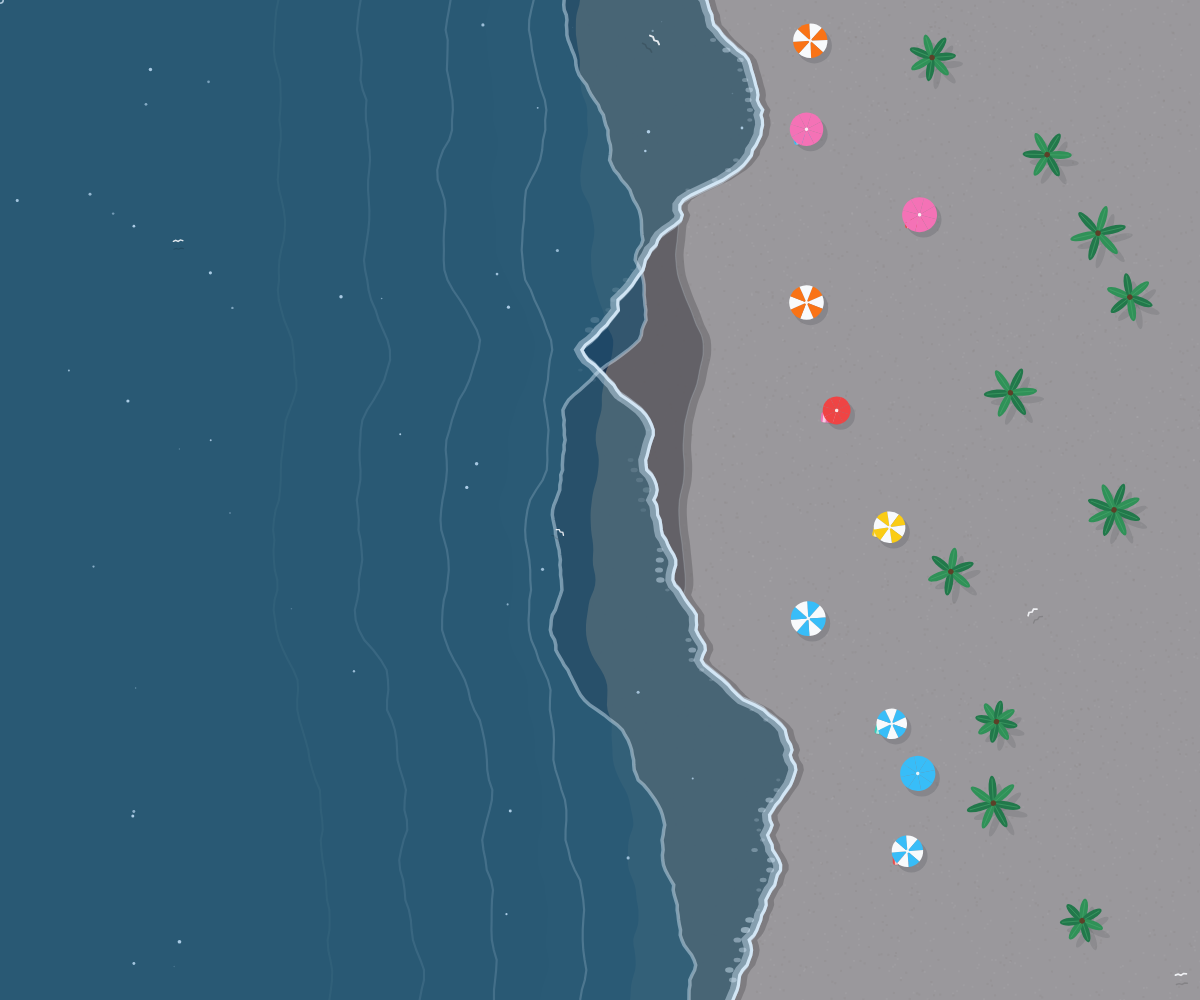
Frame 1 (no input)
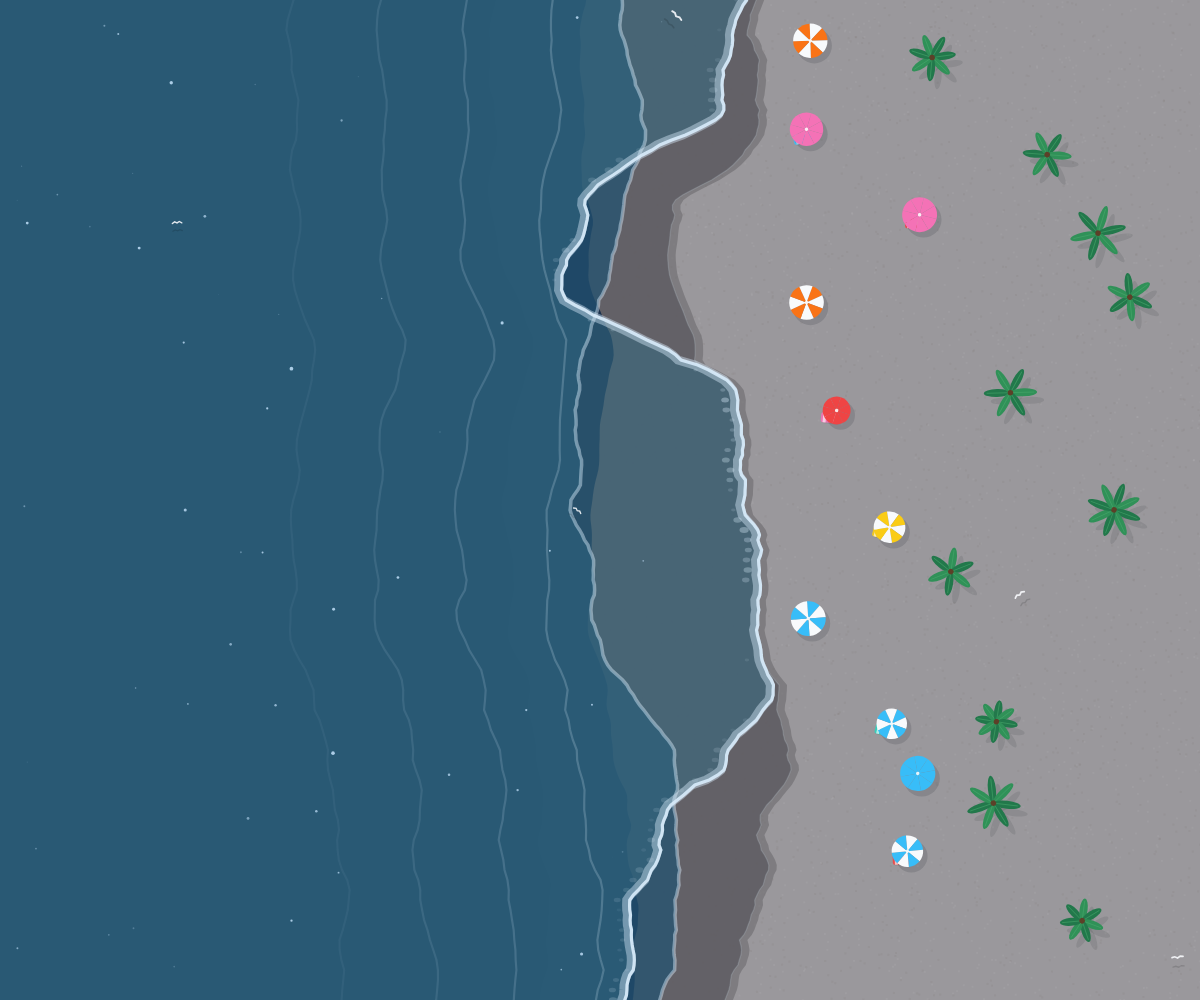
Frame 60 (no input)
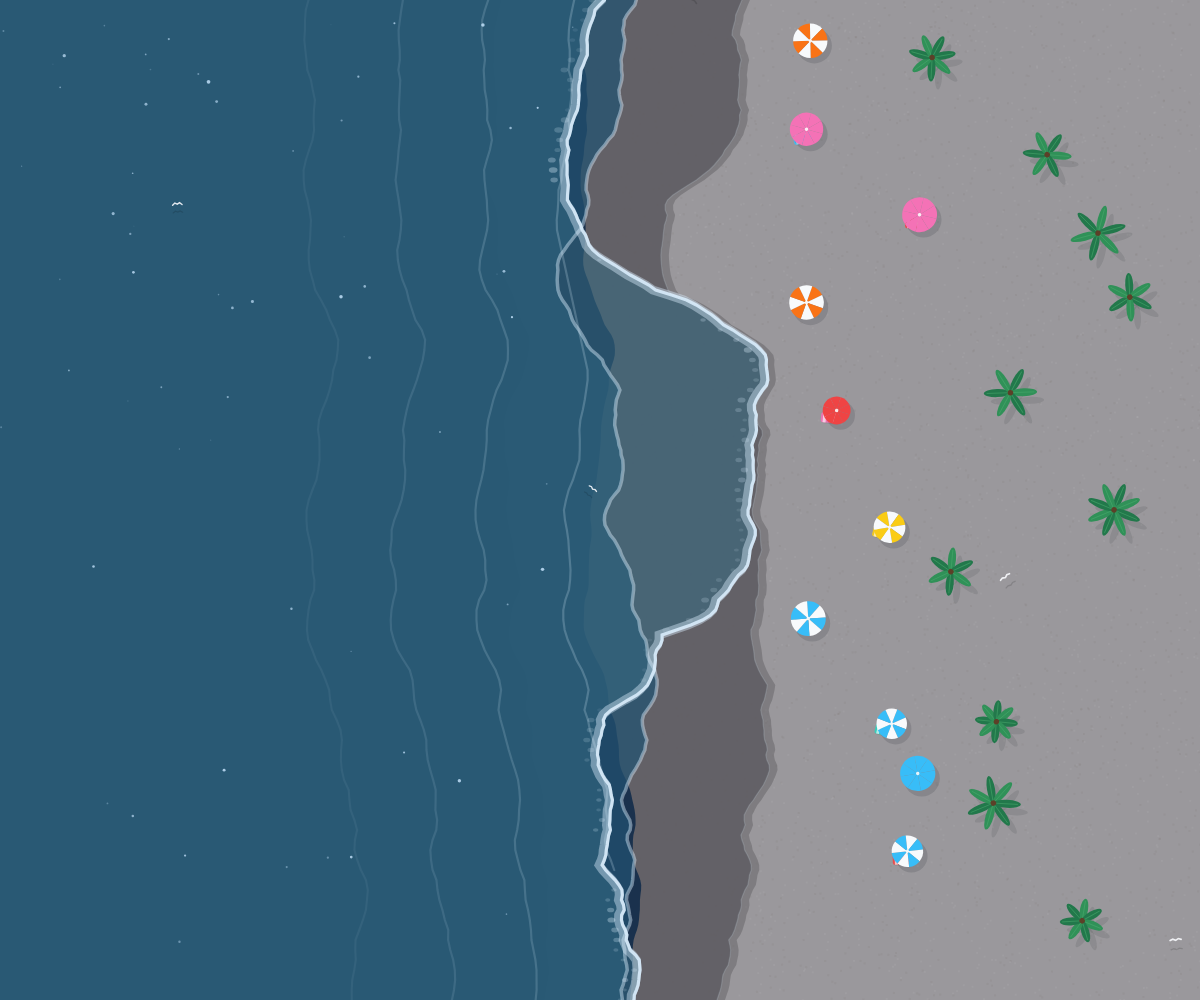
Frame 120 (the mouse pressed at the canvas centre since frame 60)

The p5.js sketch that drew these frames (run headless with seeded random() and noise() and a simulated clock; from frame 60 on, the mouse is pressed at the canvas centre):

// p5.js sketch
// ── sketch.js
/**
 * Orla da Praia Procedural — Arte Visual Relaxante em p5.js
 * 
 * Características:
 * - Visão aérea (Top-Down) com geração procedural via Perlin Noise
 * - Ciclo de iluminação automático baseado na hora do sistema (hour()):
 *     • Dia (06h às 15h59): Sol Tropical
 *     • Tarde (16h às 18h59): Entardecer Dourado
 *     • Noite (19h às 05h59): Luar Sereno
 * - Parâmetros calibrados no padrão médio (Ritmo Calmo, Maré Média, Curvatura Orgânica)
 * - Sem menus ou controles visuais (UI 100% limpa)
 * 
 * Interações sutis:
 * - Mover ou arrastar o mouse na água cria ondulações suaves
 * - Duplo clique gera uma nova orla aleatória
 */

// Parâmetros fixos no padrão médio
const STEP_Y = 5;
const WAVE_SPEED = 0.010;      // Ritmo das Ondas: Calmo/Médio
const TIDE_RANGE = 95;         // Alcance da Maré: Médio
const COAST_CURVATURE = 110;   // Curvatura da Costa: Orgânica

let beachSeed;
let timeOffset = 0;
let rows = [];
let sandTextureGraphics;
let beachUmbrellas = [];
let palmTrees = [];
let seaSparkles = [];
let interactiveRipples = [];
let seagulls = [];

// Paletas de cores para Dia, Tarde e Noite
const palettes = {
  day: { // 06h - 15h59 (Sol Tropical)
    deepWater: [10, 58, 94],
    midWater: [17, 112, 152],
    shallowWater: [56, 182, 196],
    foam: [248, 252, 255],
    wetSand: [194, 168, 126],
    drySand: [238, 219, 180],
    sparkle: [255, 255, 255],
    shadowAlpha: 55
  },
  afternoon: { // 16h - 18h59 (Entardecer)
    deepWater: [24, 38, 72],
    midWater: [58, 80, 118],
    shallowWater: [118, 146, 158],
    foam: [255, 238, 220],
    wetSand: [172, 134, 102],
    drySand: [228, 186, 142],
    sparkle: [255, 215, 150],
    shadowAlpha: 70
  },
  night: { // 19h - 05h59 (Luar Sereno)
    deepWater: [7, 19, 38],
    midWater: [15, 42, 74],
    shallowWater: [34, 82, 114],
    foam: [215, 235, 250],
    wetSand: [106, 104, 108],
    drySand: [154, 152, 156],
    sparkle: [200, 230, 255],
    shadowAlpha: 35
  }
};

function setup() {
  createCanvas(max(100, windowWidth), max(100, windowHeight));
  pixelDensity(min(displayDensity(), 2));

  beachSeed = floor(random(1000, 9999));

  initSandTexture();
  buildCoastline();
  initSparkles();
  initSeagulls();
}

function draw() {
  if (width <= 0 || height <= 0) return;

  // Seleciona a paleta automaticamente conforme a hora do computador
  const pal = getSystemTimePalette();
  timeOffset += WAVE_SPEED;

  // 1. Fundo de areia seca + textura granulada sutil
  background(pal.drySand[0], pal.drySand[1], pal.drySand[2]);
  if (
    sandTextureGraphics &&
    sandTextureGraphics.width > 0 &&
    sandTextureGraphics.height > 0 &&
    sandTextureGraphics.elt &&
    sandTextureGraphics.elt.width > 0 &&
    sandTextureGraphics.elt.height > 0
  ) {
    image(sandTextureGraphics, 0, 0, width, height);
  }

  // 2. Atualiza a física das ondas e secagem da areia molhada
  updateWavePhysics();

  // 3. Desenha a faixa de areia molhada deixada pela maré
  drawWetSandZone(pal);

  // 4. Desenha as camadas de profundidade do oceano
  drawOceanLayers(pal);

  // 5. Desenha a espuma orgânica e o rendilhado na beira
  drawFoamAndWash(pal);

  // 6. Desenha brilhos na água e ondulações do mouse
  drawWaterSparklesAndRipples(pal);

  // 7. Desenha guarda-sóis, esteiras e coqueiros
  drawBeachDecorations(pal);

  // 8. Desenha gaivotas sobrevoando a costa
  drawSeagulls();
}

// Detecta a hora atual do sistema (0 a 23) e retorna a paleta correspondente
function getSystemTimePalette() {
  const h = hour();
  if (h >= 6 && h < 16) {
    return palettes.day;       // Manhã e início da tarde (06:00 às 15:59)
  } else if (h >= 16 && h < 19) {
    return palettes.afternoon; // Fim de tarde / Pôr do sol (16:00 às 18:59)
  } else {
    return palettes.night;     // Noite e madrugada (19:00 às 05:59)
  }
}

// Cria textura de grãos de areia em um buffer separado para alta performance
function initSandTexture() {
  const safeW = max(1, floor(width));
  const safeH = max(1, floor(height));

  if (sandTextureGraphics) {
    sandTextureGraphics.remove();
  }

  sandTextureGraphics = createGraphics(safeW, safeH);
  sandTextureGraphics.clear();
  sandTextureGraphics.noStroke();

  const grainCount = floor((safeW * safeH) / 140);
  for (let i = 0; i < grainCount; i++) {
    const x = random(safeW);
    const y = random(safeH);
    if (random() > 0.5) {
      sandTextureGraphics.fill(255, 255, 255, 14);
    } else {
      sandTextureGraphics.fill(80, 60, 40, 13);
    }
    sandTextureGraphics.rect(x, y, 2, 2);
  }
}

// Constrói o recorte aleatório da costa e posiciona elementos na areia
function buildCoastline() {
  noiseSeed(beachSeed);
  randomSeed(beachSeed);

  rows = [];
  const baseCoastX = width * 0.56;

  for (let y = -STEP_Y * 2; y <= height + STEP_Y * 2; y += STEP_Y) {
    const n1 = noise(y * 0.0022, 10.5) - 0.5;
    const n2 = noise(y * 0.0085, 25.2) - 0.5;
    const offset = n1 * COAST_CURVATURE * 2.2 + n2 * (COAST_CURVATURE * 0.45);
    const shoreX = baseCoastX + offset;

    rows.push({
      y: y,
      baseShoreX: shoreX,
      waveX: shoreX,
      prevWaveX: shoreX,
      secondaryWaveX: shoreX - 45,
      wetMaxX: shoreX + 20,
      foamIntensity: 0
    });
  }

  beachUmbrellas = [];
  palmTrees = [];

  const umbrellaColors = [
    [239, 68, 68],
    [56, 189, 248],
    [250, 204, 21],
    [249, 115, 22],
    [45, 212, 191],
    [244, 114, 182]
  ];

  // Guarda-sóis na areia seca
  for (let y = 55; y < height - 55; y += random(55, 115)) {
    const rowIdx = constrain(floor(y / STEP_Y), 0, rows.length - 1);
    const safeSandStartX = rows[rowIdx].baseShoreX + TIDE_RANGE + 38;

    if (safeSandStartX < width - 45) {
      const ux = random(safeSandStartX, min(safeSandStartX + 140, width - 35));
      const uy = y + random(-15, 15);
      beachUmbrellas.push({
        x: ux,
        y: uy,
        radius: random(13, 18),
        color: random(umbrellaColors),
        striped: random() > 0.35,
        angle: random(TWO_PI),
        hasTowel: random() > 0.25,
        towelAngle: random(-0.4, 0.4),
        towelColor: random(umbrellaColors)
      });
    }
  }

  // Coqueiros mais ao fundo na orla
  for (let y = 40; y < height - 40; y += random(65, 130)) {
    const rowIdx = constrain(floor(y / STEP_Y), 0, rows.length - 1);
    const deepSandStartX = rows[rowIdx].baseShoreX + TIDE_RANGE + 115;

    if (deepSandStartX < width - 30) {
      const px = random(deepSandStartX, width - 25);
      const py = y + random(-20, 20);
      palmTrees.push({
        x: px,
        y: py,
        size: random(20, 30),
        leafCount: floor(random(6, 9)),
        rotOffset: random(TWO_PI),
        swayPhase: random(100)
      });
    }
  }
}

function initSparkles() {
  seaSparkles = [];
  const count = floor((width * height) / 9000);
  for (let i = 0; i < count; i++) {
    seaSparkles.push({
      x: random(width * 0.65),
      y: random(height),
      phase: random(TWO_PI),
      speed: random(0.03, 0.08),
      maxSize: random(1.8, 3.8)
    });
  }
}

function initSeagulls() {
  seagulls = [];
  for (let i = 0; i < 5; i++) {
    seagulls.push({
      x: random(width),
      y: random(height),
      vx: random(-0.45, 0.45),
      vy: random(-0.6, -0.25),
      wingPhase: random(TWO_PI),
      birdScale: random(0.75, 1.15)
    });
  }
}

function updateWavePhysics() {
  for (let i = 0; i < rows.length; i++) {
    let r = rows[i];
    r.prevWaveX = r.waveX;

    const localNoise = noise(r.y * 0.0045, timeOffset * 0.35);
    const wavePhase = timeOffset * 2.2 + r.y * 0.007 + localNoise * 4.2;

    // Onda assimétrica: avança com energia e recua mais lentamente
    const rawSin = sin(wavePhase);
    const shapedWave = rawSin >= 0 ? pow(rawSin, 0.75) : -pow(-rawSin, 1.25);
    const microDetail = (noise(r.y * 0.03, timeOffset * 1.4) - 0.5) * 28;

    r.waveX = r.baseShoreX + shapedWave * TIDE_RANGE + microDetail;

    // Segunda onda intermediária
    const secPhase = wavePhase - 1.65;
    const secSin = sin(secPhase);
    const secDetail = (noise(r.y * 0.025 + 50, timeOffset * 1.2) - 0.5) * 22;
    r.secondaryWaveX = r.baseShoreX - TIDE_RANGE * 0.65 + secSin * (TIDE_RANGE * 0.45) + secDetail;

    // Memória da areia molhada que seca gradualmente
    if (r.waveX > r.wetMaxX) {
      r.wetMaxX = r.waveX;
    } else {
      r.wetMaxX = lerp(r.wetMaxX, max(r.waveX, r.baseShoreX - TIDE_RANGE * 0.25), 0.0035);
    }

    const velocity = r.waveX - r.prevWaveX;
    r.foamIntensity = map(constrain(velocity, -1.5, 2.0), -1.5, 2.0, 0.35, 1.0);
  }
}

function drawWetSandZone(pal) {
  noStroke();
  fill(pal.wetSand[0], pal.wetSand[1], pal.wetSand[2], 145);
  beginShape();
  vertex(0, 0);
  for (let i = 0; i < rows.length; i++) {
    vertex(rows[i].wetMaxX + 8, rows[i].y);
  }
  vertex(0, height);
  endShape(CLOSE);

  fill(pal.wetSand[0] - 12, pal.wetSand[1] - 12, pal.wetSand[2] - 10, 210);
  beginShape();
  vertex(0, 0);
  for (let i = 0; i < rows.length; i++) {
    vertex(rows[i].wetMaxX, rows[i].y);
  }
  vertex(0, height);
  endShape(CLOSE);
}

function drawOceanLayers(pal) {
  noStroke();

  // 1. Mar profundo
  fill(pal.deepWater[0], pal.deepWater[1], pal.deepWater[2]);
  beginShape();
  vertex(0, 0);
  for (let i = 0; i < rows.length; i++) {
    const deepEdge = rows[i].baseShoreX - TIDE_RANGE * 1.65 + (noise(rows[i].y * 0.006, timeOffset * 0.4) - 0.5) * 45;
    vertex(max(0, deepEdge), rows[i].y);
  }
  vertex(0, height);
  endShape(CLOSE);

  // 2. Profundidade intermediária
  fill(pal.midWater[0], pal.midWater[1], pal.midWater[2], 220);
  beginShape();
  vertex(0, 0);
  for (let i = 0; i < rows.length; i++) {
    const midEdge = rows[i].baseShoreX - TIDE_RANGE * 0.75 + (noise(rows[i].y * 0.008, timeOffset * 0.6) - 0.5) * 35;
    vertex(max(0, midEdge), rows[i].y);
  }
  vertex(0, height);
  endShape(CLOSE);

  // 3. Zona rasa (onda secundária)
  fill(pal.shallowWater[0], pal.shallowWater[1], pal.shallowWater[2], 185);
  beginShape();
  vertex(0, 0);
  for (let i = 0; i < rows.length; i++) {
    vertex(rows[i].secondaryWaveX, rows[i].y);
  }
  vertex(0, height);
  endShape(CLOSE);

  // 4. Lâmina translúcida na areia (Swash)
  fill(pal.shallowWater[0] + 18, pal.shallowWater[1] + 22, pal.shallowWater[2] + 15, 145);
  beginShape();
  vertex(0, 0);
  for (let i = 0; i < rows.length; i++) {
    vertex(rows[i].waveX, rows[i].y);
  }
  vertex(0, height);
  endShape(CLOSE);

  // 5. Ondulações suaves em alto-mar
  noFill();
  for (let band = 1; band <= 4; band++) {
    const bandDrift = (timeOffset * 28 + band * 85) % 340;
    const waveOpacity = map(bandDrift, 0, 340, 10, 65);
    stroke(pal.foam[0], pal.foam[1], pal.foam[2], waveOpacity);
    strokeWeight(2.2);

    beginShape();
    for (let i = 0; i < rows.length; i += 2) {
      const r = rows[i];
      const n = (noise(r.y * 0.009, band * 10 + timeOffset * 0.5) - 0.5) * 38;
      const wx = r.baseShoreX - 380 + bandDrift + n;
      if (wx < r.secondaryWaveX - 15) {
        vertex(wx, r.y);
      }
    }
    endShape();
  }
}

function drawFoamAndWash(pal) {
  noFill();

  // Espuma da onda secundária
  stroke(pal.foam[0], pal.foam[1], pal.foam[2], 115);
  strokeWeight(3.5);
  beginShape();
  for (let i = 0; i < rows.length; i++) {
    vertex(rows[i].secondaryWaveX, rows[i].y);
  }
  endShape();

  // Base difusa da espuma principal
  stroke(pal.foam[0], pal.foam[1], pal.foam[2], 110);
  strokeWeight(9);
  beginShape();
  for (let i = 0; i < rows.length; i++) {
    vertex(rows[i].waveX - 3, rows[i].y);
  }
  endShape();

  // Crista brilhante da espuma principal
  stroke(pal.foam[0], pal.foam[1], pal.foam[2], 235);
  strokeWeight(3.2);
  beginShape();
  for (let i = 0; i < rows.length; i++) {
    vertex(rows[i].waveX, rows[i].y);
  }
  endShape();

  // Rendilhado de espuma (bolhas orgânicas)
  noStroke();
  for (let i = 0; i < rows.length; i += 2) {
    const r = rows[i];
    const foamPatchNoise = noise(r.y * 0.04, timeOffset * 1.8);
    if (foamPatchNoise > 0.42) {
      const bubbleOpacity = map(foamPatchNoise, 0.42, 1, 40, 195) * r.foamIntensity;
      fill(pal.foam[0], pal.foam[1], pal.foam[2], bubbleOpacity);
      const offsetInside = noise(r.y * 0.1, timeOffset) * 18 + 3;
      const diameter = map(foamPatchNoise, 0.42, 1, 3, 9);
      ellipse(r.waveX - offsetInside, r.y, diameter * 1.4, diameter * 0.9);
    }
  }

  // Brilho sutil na borda da areia molhada
  noFill();
  stroke(pal.foam[0], pal.foam[1], pal.foam[2], 45);
  strokeWeight(1.2);
  beginShape();
  for (let i = 0; i < rows.length; i++) {
    vertex(rows[i].wetMaxX, rows[i].y);
  }
  endShape();
}

function drawWaterSparklesAndRipples(pal) {
  noStroke();
  for (let s of seaSparkles) {
    s.phase += s.speed;
    const rowIdx = constrain(floor(s.y / STEP_Y), 0, rows.length - 1);
    if (s.x < rows[rowIdx].waveX - 12) {
      const twinkle = sin(s.phase);
      if (twinkle > 0.2) {
        const sparkleOpacity = map(twinkle, 0.2, 1, 0, 210);
        const sz = map(twinkle, 0.2, 1, 1, s.maxSize);
        fill(pal.sparkle[0], pal.sparkle[1], pal.sparkle[2], sparkleOpacity);
        ellipse(s.x, s.y, sz, sz);
      }
    } else {
      s.x = random(rows[rowIdx].waveX * 0.85);
    }
  }

  noFill();
  for (let i = interactiveRipples.length - 1; i >= 0; i--) {
    let rp = interactiveRipples[i];
    rp.radius += rp.speed;
    rp.opacity -= 3.2;

    if (rp.opacity <= 0) {
      interactiveRipples.splice(i, 1);
    } else {
      stroke(pal.foam[0], pal.foam[1], pal.foam[2], rp.opacity);
      strokeWeight(1.6);
      ellipse(rp.x, rp.y, rp.radius * 2, rp.radius * 2);

      if (rp.radius > 10) {
        stroke(pal.foam[0], pal.foam[1], pal.foam[2], rp.opacity * 0.5);
        strokeWeight(1);
        ellipse(rp.x, rp.y, rp.radius * 1.35, rp.radius * 1.35);
      }
    }
  }
}

function drawBeachDecorations(pal) {
  // 1. Guarda-sóis e toalhas
  for (let u of beachUmbrellas) {
    push();
    translate(u.x, u.y);

    if (u.hasTowel) {
      push();
      rotate(u.towelAngle);
      noStroke();
      fill(0, 0, 0, pal.shadowAlpha * 0.5);
      rect(-14, 4, 18, 10, 2);
      fill(u.towelColor[0], u.towelColor[1], u.towelColor[2], 230);
      rect(-15, 3, 18, 10, 2);
      fill(255, 255, 255, 160);
      rect(-13, 3, 3, 10);
      rect(-3, 3, 3, 10);
      pop();
    }

    noStroke();
    fill(20, 25, 35, pal.shadowAlpha);
    ellipse(4, 5, u.radius * 2.05, u.radius * 2.05);

    rotate(u.angle + sin(timeOffset * 0.9 + u.x) * 0.03);
    const segments = 8;
    const stepAngle = TWO_PI / segments;

    for (let s = 0; s < segments; s++) {
      if (u.striped && s % 2 === 1) {
        fill(248, 250, 252);
      } else {
        fill(u.color[0], u.color[1], u.color[2]);
      }
      arc(0, 0, u.radius * 2, u.radius * 2, s * stepAngle, (s + 1) * stepAngle, PIE);
    }

    fill(255, 255, 255, 220);
    ellipse(0, 0, 3.5, 3.5);
    pop();
  }

  // 2. Coqueiros
  for (let p of palmTrees) {
    const breeze = sin(timeOffset * 1.4 + p.swayPhase) * 0.08;

    push();
    translate(p.x + 7, p.y + 8);
    rotate(p.rotOffset + breeze);
    noStroke();
    fill(20, 25, 30, pal.shadowAlpha * 0.75);
    for (let i = 0; i < p.leafCount; i++) {
      push();
      rotate((TWO_PI / p.leafCount) * i);
      ellipse(p.size * 0.5, 0, p.size, 7);
      pop();
    }
    pop();

    push();
    translate(p.x, p.y);
    rotate(p.rotOffset + breeze);
    noStroke();

    for (let i = 0; i < p.leafCount; i++) {
      push();
      rotate((TWO_PI / p.leafCount) * i);
      if (i % 2 === 0) {
        fill(34, 120, 75);
      } else {
        fill(48, 145, 88);
      }
      ellipse(p.size * 0.5, 0, p.size, 8);

      stroke(75, 170, 110, 150);
      strokeWeight(0.9);
      line(0, 0, p.size * 0.88, 0);
      noStroke();
      pop();
    }

    fill(92, 64, 40);
    ellipse(0, 0, 5.5, 5.5);
    pop();
  }
}

function drawSeagulls() {
  noFill();
  for (let b of seagulls) {
    b.x += b.vx + sin(timeOffset + b.wingPhase) * 0.15;
    b.y += b.vy;
    b.wingPhase += 0.12;

    if (b.y < -30) {
      b.y = height + 25;
      b.x = random(width * 0.2, width * 0.85);
    }
    if (b.x < -30) b.x = width + 25;
    if (b.x > width + 30) b.x = -25;

    const flap = sin(b.wingPhase) * 2.5;
    const birdAngle = atan2(b.vy, b.vx) + HALF_PI;

    push();
    translate(b.x, b.y);
    rotate(birdAngle);
    scale(b.birdScale);

    stroke(0, 0, 0, 35);
    strokeWeight(1.5);
    beginShape();
    vertex(-6, 10 + flap * 0.3);
    vertex(-3, 8.8);
    vertex(0, 10);
    vertex(3, 8.8);
    vertex(6, 10 + flap * 0.3);
    endShape();

    stroke(250, 252, 255, 225);
    strokeWeight(1.8);
    beginShape();
    vertex(-6, flap * 0.4);
    vertex(-3, -1.6);
    vertex(0, 0);
    vertex(3, -1.6);
    vertex(6, flap * 0.4);
    endShape();
    pop();
  }
}

function mouseMoved() {
  if (frameCount % 5 === 0) {
    spawnRippleAt(mouseX, mouseY);
  }
}

function mouseDragged() {
  if (frameCount % 3 === 0) {
    spawnRippleAt(mouseX, mouseY);
  }
}

function doubleClicked() {
  beachSeed = floor(random(1000, 9999));
  buildCoastline();
}

function spawnRippleAt(x, y) {
  if (rows.length === 0) return;
  const rowIdx = constrain(floor(y / STEP_Y), 0, rows.length - 1);
  if (x <= rows[rowIdx].waveX) {
    interactiveRipples.push({
      x: x,
      y: y,
      radius: 2,
      speed: random(0.8, 1.35),
      opacity: 190
    });
  }
}

function windowResized() {
  if (windowWidth <= 0 || windowHeight <= 0) return;
  resizeCanvas(max(1, windowWidth), max(1, windowHeight), true);
  initSandTexture();
  buildCoastline();
  initSparkles();
}
